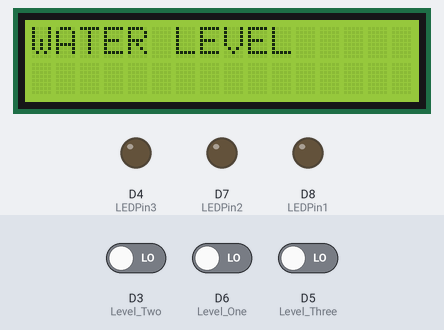
The sketch below on a simulated ESP8266 (NodeMCU). Shown: 16×2 character LCD, output pins drawn as LEDs (lit = HIGH). Dashed ring = blinking. The test bench sets the inputs (shaded band); at power-on: D3 (Level_Two) LOW, D6 (Level_One) LOW, D5 (Level_Three) LOW. WiFi joins after 1.5 s; servers stay silent unless stated.

Above: at 3.1 s.
3.2 s: D3 (Level_Two) driven HIGH
At 4.5 s:
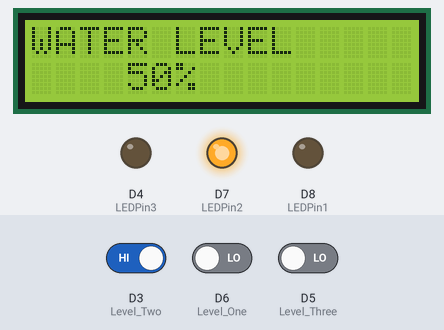
6.2 s: D6 (Level_One) driven HIGH
At 6.9 s:
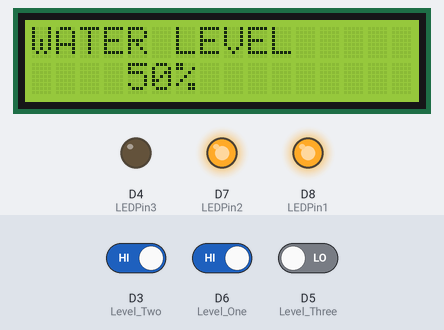
9.2 s: D5 (Level_Three) driven HIGH
At 10.4 s:
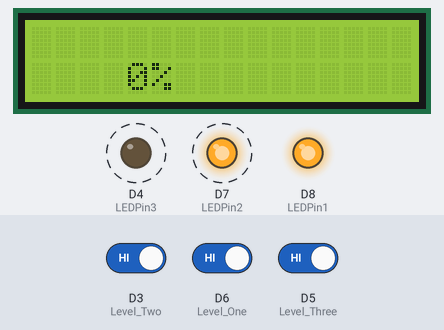
12.2 s: D6 (Level_One) driven LOW
At 13.3 s:
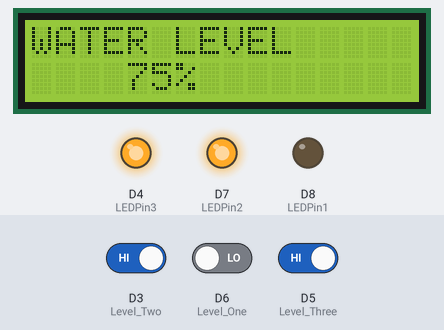
15.2 s: D3 (Level_Two) driven LOW
18.2 s: D6 (Level_One) driven HIGH
At 19.5 s:
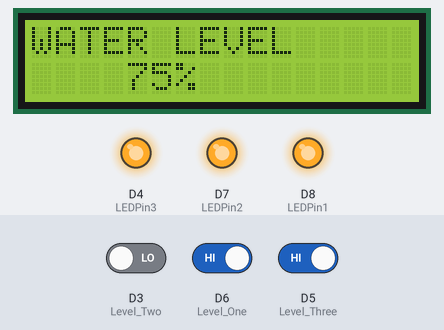
Timing chart, 0 to 21.2 s (numbered marks = the images above; inputs shaded):
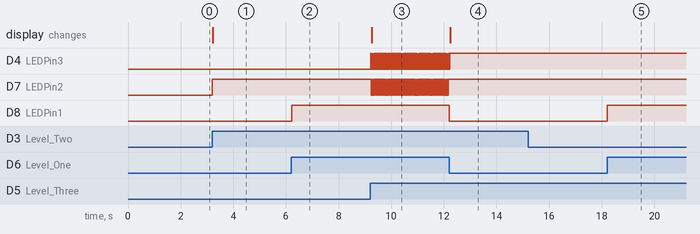

Measured:
- after the input at 3.2 s, D7 (LEDPin2): LOW → HIGH at once; the display: changes at once (image 1)
- after the input at 6.2 s, D8 (LEDPin1): LOW → HIGH at once
- after the input at 9.2 s, D4 (LEDPin3): alternates HIGH for 0.02 s and LOW for 0.04 s, starting at once; D7 (LEDPin2): alternates HIGH for 0.04 s and LOW for 0.02 s, starting after 0.05 s; D8 (LEDPin1): HIGH → LOW after 3.0 s; the display: changes after 0.05 s (image 3)
- after the input at 12.2 s, D4 (LEDPin3): goes on until 12.2 s, then stays HIGH; D7 (LEDPin2): stops changing and stays HIGH; D8 (LEDPin1): stays LOW (without the input it goes to HIGH after 0.00 s); the display: changes at once (image 4)
- after the input at 15.2 s, every drawn part: stays the same
- after the input at 18.2 s, D8 (LEDPin1): LOW → HIGH at once

The sketch:

Flood_Monitoring__System.ino
```cpp
#define BLYNK_TEMPLATE_ID "TMPL2oF-_cjNk"
#define BLYNK_TEMPLATE_NAME "SmartBeehive"
#define BLYNK_AUTH_TOKEN "RSZ2ugH9t_VjMI733_gfCoKUylk4vlMX"
#define BLYNK_PRINT Serial

#include <Wire.h>
#include <LiquidCrystal_I2C.h>
#include <ESP8266WiFi.h>
#include <BlynkSimpleEsp8266.h> // Include Blynk library for ESP8266

#define Level_One D6
#define Level_Two D3
#define Level_Three D5

char ssid[] = "Novatech";
char pass[] = "Nova@Tech";
char auth[] = "YourAuthToken"; // Your Blynk auth token

LiquidCrystal_I2C lcd(0x27, 16, 2);
int LEDPin1 = D8;
int LEDPin2 = D7;
int LEDPin3 = D4;

void setup() {
  Serial.begin(9600);
  pinMode(LEDPin1, OUTPUT);
  pinMode(LEDPin2, OUTPUT);
  pinMode(LEDPin3, OUTPUT);

  pinMode(Level_One, INPUT);
  pinMode(Level_Two, INPUT);
  pinMode(Level_Three, INPUT);

  lcd.backlight();
  lcd.init();
  lcd.begin(16, 2);
  lcd.setCursor(0, 0);
  lcd.print("WATER LEVEL");

   Blynk.begin(BLYNK_AUTH_TOKEN, ssid, pass);
}

void loop() {
  Blynk.run(); // Run Blynk communication
//   timer.run();

  if (digitalRead(Level_One) == HIGH) {
    digitalWrite(LEDPin1,HIGH);

    lcd.clear();
     lcd.setCursor(0, 0);
     lcd.print("WATER LEVEL");
    lcd.setCursor(4, 1);
    lcd.print("25%");
    Blynk.virtualWrite(V3, 25); // Send data to Blynk virtual pin V1
  }

  if (digitalRead(Level_Two) == HIGH) {
     digitalWrite(LEDPin2,HIGH);
    lcd.clear();
     lcd.setCursor(0, 0);
    lcd.print("WATER LEVEL");
    lcd.setCursor(4, 1);
    lcd.print("50%");
    Blynk.virtualWrite(V2, 50); // Send data to Blynk virtual pin V1
  }

  if (digitalRead(Level_Three) == HIGH) {
     digitalWrite(LEDPin3,HIGH);
    lcd.clear();
    lcd.setCursor(0, 0);
    lcd.print("WATER LEVEL");
    lcd.setCursor(4, 1);
    lcd.print("75%");
    Blynk.virtualWrite(V1, 75); // Send data to Blynk virtual pin V1
  }

  if (digitalRead(Level_One) == HIGH && digitalRead(Level_Three) == HIGH && digitalRead(Level_Two) == HIGH) {
     digitalWrite(LEDPin1,LOW);
     digitalWrite(LEDPin2,LOW);
     digitalWrite(LEDPin3,LOW);
    lcd.clear();
    lcd.setCursor(4, 1);
    lcd.print("0%");
    Blynk.virtualWrite(V0, 0); // Send data to Blynk virtual pin V1
  }
}
```
